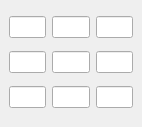
<?xml version="1.0" encoding="UTF-8"?>
<ui version="4.0">
 <class>MainWindow</class>
 <widget class="QMainWindow" name="MainWindow">
  <property name="enabled">
   <bool>true</bool>
  </property>
  <property name="geometry">
   <rect>
    <x>0</x>
    <y>0</y>
    <width>142</width>
    <height>127</height>
   </rect>
  </property>
  <property name="windowTitle">
   <string>Enter Matrix</string>
  </property>
  <widget class="QWidget" name="centralwidget">
   <layout class="QHBoxLayout" name="horizontalLayout_4">
    <item>
     <layout class="QVBoxLayout" name="verticalLayout">
      <item>
       <layout class="QHBoxLayout" name="horizontalLayout_2">
        <item>
         <widget class="QLineEdit" name="lineEdit_11"/>
        </item>
        <item>
         <widget class="QLineEdit" name="lineEdit_12"/>
        </item>
        <item>
         <widget class="QLineEdit" name="lineEdit_13"/>
        </item>
       </layout>
      </item>
      <item>
       <layout class="QHBoxLayout" name="horizontalLayout_3">
        <item>
         <widget class="QLineEdit" name="lineEdit_21"/>
        </item>
        <item>
         <widget class="QLineEdit" name="lineEdit_22"/>
        </item>
        <item>
         <widget class="QLineEdit" name="lineEdit_23"/>
        </item>
       </layout>
      </item>
      <item>
       <layout class="QHBoxLayout" name="horizontalLayout">
        <item>
         <widget class="QLineEdit" name="lineEdit_31"/>
        </item>
        <item>
         <widget class="QLineEdit" name="lineEdit_32"/>
        </item>
        <item>
         <widget class="QLineEdit" name="lineEdit_33"/>
        </item>
       </layout>
      </item>
     </layout>
    </item>
   </layout>
  </widget>
 </widget>
 <resources/>
 <connections/>
</ui>
